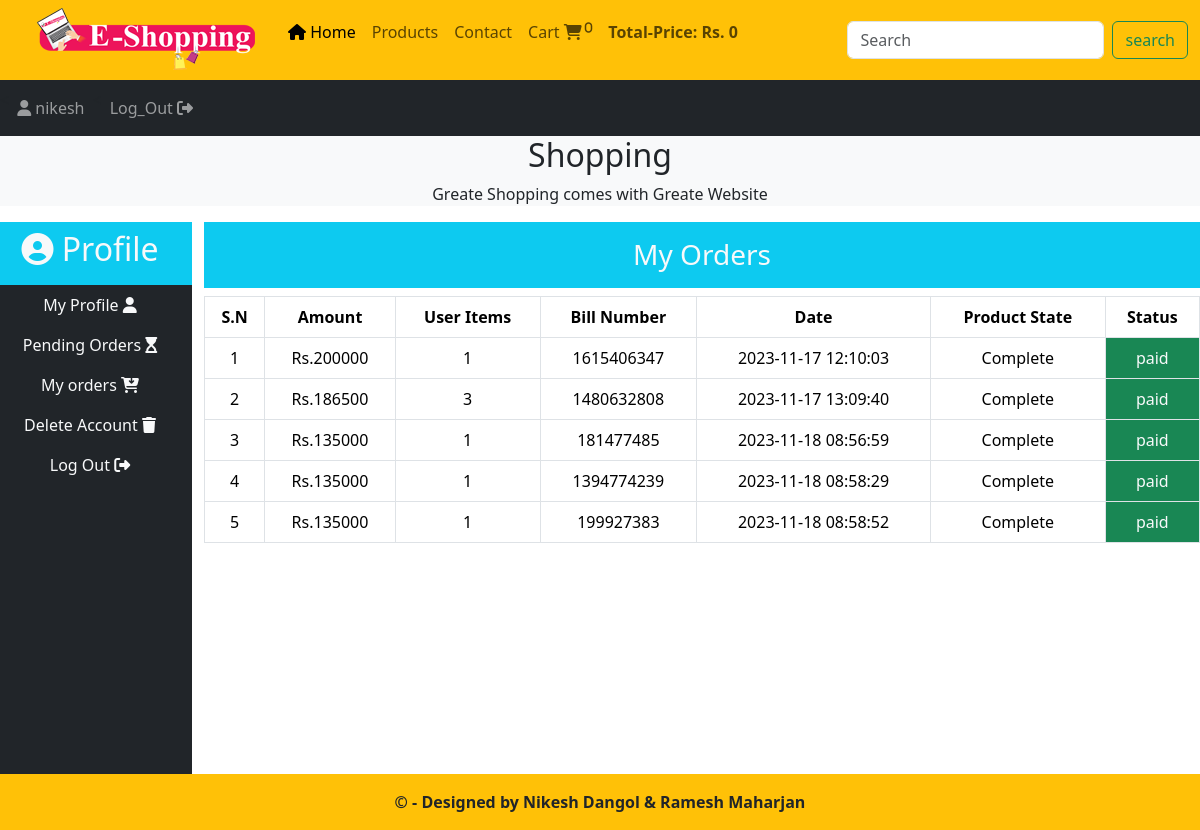
The page /user/profile.php?My_order (signed in) on the database its author committed.
### tables this page shows
CREATE TABLE `order_tbl` (
  `Ord_Id` int(11) NOT NULL,
  `User_Id` int(11) NOT NULL,
  `amount` int(255) NOT NULL,
  `bill_num` int(255) NOT NULL,
  `total_pro` int(255) NOT NULL,
  `ord_date` timestamp NOT NULL DEFAULT current_timestamp() ON UPDATE current_timestamp(),
  `ord_status` varchar(255) NOT NULL
);

### user/My_order.php (the view)
<?php
$user_name=$_SESSION['username'];
$get_user="Select * from `user` where user_Name='$user_name'";
$result = mysqli_query($con,$get_user);
$fetch_data = mysqli_fetch_assoc($result);
$user_id=$fetch_data['User_Id'];
?>
<h3 class="text-center bg-info p-3 text-light">My Orders</h3>
<table class="table table-bordered bg-info ">
    <thead class="bg-info text-center">
    <tr >
        <th>S.N</th>
        <th>Amount</th>
        <th>User Items</th>
        <th>Bill Number</th>
        <th>Date</th>
        <th>Product State</th>
        <th>Status</th>
    </tr>
    </thead>
    <tbody class="bg-success">
        <?php
        $get_order="Select * from `order_tbl` where User_Id=$user_id";
        $result_order = mysqli_query($con,$get_order);
        $sn=1;
        while($row_order= mysqli_fetch_assoc($result_order))
        {
            $order_id=$row_order['Ord_Id'];
            $order_amt=$row_order['amount'];
            $order_bill_num=$row_order['bill_num'];
            $order_pro=$row_order['total_pro'];
            $order_state=$row_order['ord_status'];
            if($order_state=='Pending')
            {
                $order_state='Incomplete';
            }
            else{
                $order_state='Complete';
            }
            $order_date=$row_order['ord_date'];
            echo "
            <tr class='text-center'>
            <td>$sn</td>
            <td >Rs.$order_amt</td>
            <td>$order_pro</td>
            <td>$order_bill_num</td>
            <td>$order_date</td>
            <td>$order_state</td>";
            ?>
            <?php
            if($order_state=='Complete')
            {
                echo "<td class='bg-success text-light'> paid</td>";
            }
            else{
         echo    "<td><p><a href='confirm.php?order_id=$order_id' class='btn btn-outline-success'>confirm</a><p></td>
        </tr>
            ";
        }
            $sn++;
        }
?>
    </tbody>
</table>

### user/profile.php (style rules this page uses)
body { overflow-x:hidden; }

### rows shown on the page
order_tbl: amount "200000", total_pro "1", bill_num "1615406347", ord_date "2023-11-17 12:10:03", ord_status "Complete", shows "paid"
order_tbl: amount "186500", total_pro "3", bill_num "1480632808", ord_date "2023-11-17 13:09:40", ord_status "Complete", shows "paid"
order_tbl: amount "135000", total_pro "1", bill_num "181477485", ord_date "2023-11-18 08:56:59", ord_status "Complete", shows "paid"
order_tbl: amount "135000", total_pro "1", bill_num "1394774239", ord_date "2023-11-18 08:58:29", ord_status "Complete", shows "paid"
order_tbl: amount "135000", total_pro "1", bill_num "199927383", ord_date "2023-11-18 08:58:52", ord_status "Complete", shows "paid"

### other values the page prints
$num_of_cart "0"
$total "0"
$_SESSION['username'] "nikesh"
